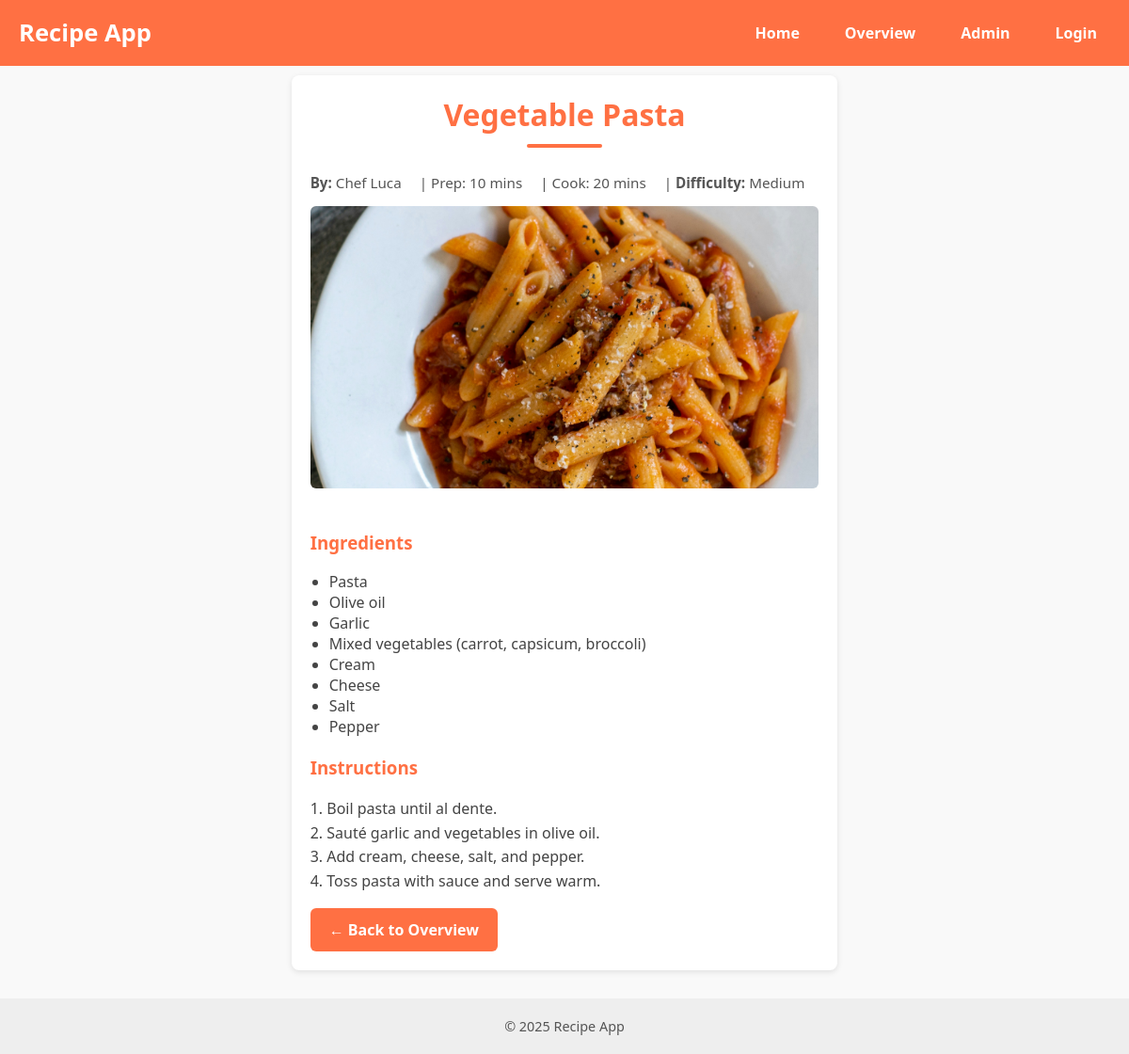
Page /recipes/detail/5/ on the committed database.
### recipes/models.py (models this page shows, shortened)
class Recipe(models.Model):
    title = models.CharField(max_length=150, default="Untitled Recipe")
    author_name = models.CharField(max_length=120, default="Unknown")
    description = models.TextField(blank=True)
    ingredients = models.TextField(default="No ingredients listed")
    instructions = models.TextField(default="No instructions yet")
    prep_time = models.IntegerField(help_text="Minutes", default=0)
    cook_time = models.IntegerField(help_text="Minutes", default=0)
    serves = models.IntegerField(default=1)
    image = models.ImageField(upload_to='recipes', default='no_picture.jpg')
    def total_time(self):
        return (self.prep_time or 0) + (self.cook_time or 0)
    def difficulty(self):
        ing_count = len([i for i in self.ingredients.splitlines() if i.strip()])
        t = self.total_time()
        if t <= 30 and ing_count <= 6:
            return "Easy"
        if t <= 60 or ing_count <= 10:
            return "Medium"
        return "Hard"

### recipes/views.py (the view)
# urls.py: path('detail/<int:pk>/', recipe_detail, name='detail'),   # detail for overview list
def recipe_detail(request, pk): # detail
    recipe = get_object_or_404(Recipe, pk=pk)
    return render(request, 'recipes/detail.html', {'recipe': recipe})

### recipes/templates/recipes/detail.html (shortened to what this page needs)
{% extends 'recipes/base.html' %}
{% load static %}
{% block styles %}
<link rel="stylesheet" href="{% static 'recipes/base.css' %}">
<link rel="stylesheet" href="{% static 'recipes/detail.css' %}">
{% endblock %}
{% block content %}
  <div class="detail">
    <h2>{{ recipe.title }}</h2>
    <p class="meta">
      <span><b>By:</b> {{ recipe.author_name }}</span> |
      <span>Prep: {{ recipe.prep_time }} mins</span> |
      <span>Cook: {{ recipe.cook_time }} mins</span> |
      <span><b>Difficulty:</b> {{ recipe.difficulty }}</span>
    </p>
    <img src="{{ recipe.image.url }}" alt="{{ recipe.title }}" class="detail-img">
    <h3>Ingredients</h3>
    <ul>
      {% for line in recipe.ingredients.splitlines %}
      <li>{{ line }}</li>
      {% endfor %}
    </ul>
    <h3>Instructions</h3>
    <p class="instructions">{{ recipe.instructions }}</p>
    <a href="{% url 'recipes:overview' %}" class="btn">← Back to Overview</a>
  </div>
{% endblock %}

### recipes/templates/recipes/base.html (shortened to what this page needs)
{% load static %}
<!DOCTYPE html>
<html lang="en">
  <head>
    {% block styles %}{% endblock %}
  </head>
  <body>
    <header>
      <h1>Recipe App</h1>
      <nav>
        <a href="{% url 'home' %}">Home</a>
        <a href="{% url 'recipes:overview' %}">Overview</a>
        <a href="/admin/">Admin</a>
        {% if user.is_authenticated %}
          <a href="{% url 'logout' %}">Logout</a>
        {% else %}
          <a href="{% url 'login' %}">Login</a>
        {% endif %}
      </nav>
    </header>
    <div class="container">
      {% block content %}{% endblock %}
    </div>
    <footer>© 2025 Recipe App</footer>
  </body>
</html>

### recipes/static/recipes/base.css (style rules this page uses)
html, body { height: 100%; margin: 0; font-family: "Segoe UI", Arial, sans-serif; display: flex; flex-direction: column; }
header { background: #ff7043; color: white; padding: 20px; display: flex; justify-content: space-between; align-items: center; position: fixed; top: 0; left: 0; width: 100%; z-index: 1000; height: 70px; box-sizing: border-box; }
header h1 { margin: 0; font-size: 1.6em; line-height: 1; }
nav { display: flex; align-items: center; gap: 20px; }
nav a { color: white; text-decoration: none; font-weight: bold; padding: 10px 14px; display: inline-block; }
.container { flex: 1; margin-top: 70px; padding: 20px; display: flex; flex-direction: column; align-items: center; }
footer { background-color: #eee; text-align: center; padding: 20px; font-size: 0.9em; color: #555; margin-top: auto; }
.btn { display: inline-block; padding: 12px 20px; background: #ff7043; color: white; text-decoration: none; border-radius: 6px; font-weight: bold; transition: background 0.3s ease; }

### recipes/static/recipes/detail.css (style rules this page uses)
body { font-family: "Segoe UI", Arial, sans-serif; background: #f9f9f9; margin: 0; padding-top: 50px; }
header { background: #ff7043; color: #fff; padding: 20px; text-align: center; }
.container { max-width: 800px; margin: 30px auto; padding: 20px; background: #fff; border-radius: 8px; box-shadow: 0 2px 6px rgba(0,0,0,0.1); }
h2 { margin-top: 0; color: #ff7043; text-align: center; font-size: 2em; font-weight: bold; position: relative; }
h2::after { content: ""; display: block; width: 80px; height: 4px; background: #ff7043; margin: 10px auto 0 auto; border-radius: 2px; }
.meta { color: #555; font-size: 0.95em; margin-bottom: 15px; text-align: center; }
.meta span { margin-right: 15px; }
img { width: 100%; max-height: 300px; object-fit: cover; border-radius: 6px; margin-bottom: 20px; }
h3 { margin-top: 20px; color: #ff7043; }
ul { list-style: disc; padding-left: 20px; color: #444; }
p.instructions { white-space: pre-line; color: #444; line-height: 1.6; }

### rows in the picture
Recipe: title "Vegetable Pasta", author_name "Chef Luca", prep_time "10", cook_time "20", difficulty "Medium", image (picture), instructions "1. Boil pasta until al dente. 2. Sauté garlic and vegetables in olive oil. 3. Add cream, cheese, salt, and pepper. 4. Toss pasta with sauce and serve warm."

### other values in the picture
{{ line }} "Pasta" "Olive oil" "Garlic" "Mixed vegetables (carrot, capsicum, broccoli)" "Cream" "Cheese" "Salt" "Pepper"
